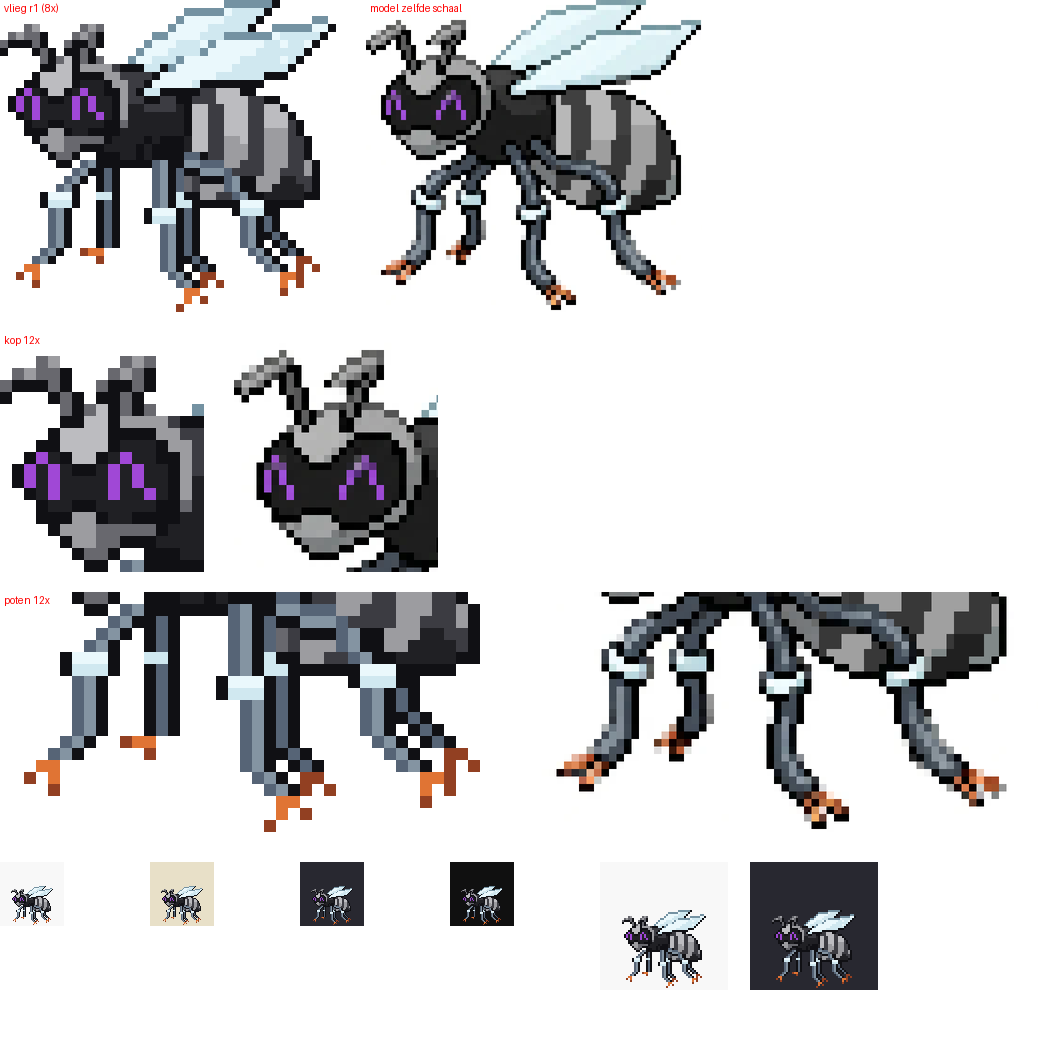

The Python source for this figure:
# vel.png: sprite 8x | model op dezelfde schaal 8x ; close-ups kop en poten 12x naast model ; 1x op licht en donker
import numpy as np; from PIL import Image, ImageDraw
from reduce_pal import PAL
S=1.6; X0,Y0=17,20
sp=Image.open('vlieg_r1.png'); sp.save('/tmp/_v.png',transparency=0); sp=Image.open('/tmp/_v.png').convert('RGBA')
o=np.loadtxt('vlieg_r1.txt',dtype=int); H,W=o.shape; ox=(64-W)//2; oy=63-H
nat=Image.open('natief.png').convert('RGB')
def modelcrop(i0,i1,j0,j1,Z):   # model-uitsnede die exact op spritecellen i0..i1, j0..j1 valt, Z px per cel
    F=10
    big=nat.resize((1000,1000),Image.NEAREST)
    box=(int((X0+i0*S)*F),int((Y0+j0*S)*F),int((X0+i1*S)*F),int((Y0+j1*S)*F))
    return big.crop(box).resize(((i1-i0)*Z,(j1-j0)*Z),Image.LANCZOS)
def spcrop(i0,i1,j0,j1,Z):
    a=np.array([(255,255,255)]+PAL[1:])[o[j0:j1,i0:i1]].astype('uint8')
    return Image.fromarray(a).resize(((i1-i0)*Z,(j1-j0)*Z),Image.NEAREST)
A=spcrop(0,W,0,H,8); B=modelcrop(0,W,0,H,8)
k1,k2=spcrop(0,17,1,21,12),modelcrop(0,17,1,21,12)
p1,p2=spcrop(0,W,19,H,12),modelcrop(0,W,19,H,12)
w=max(A.width*2+30, p1.width*2+30); h=A.height+20+k1.height+20+p1.height+20+200
v=Image.new('RGB',(w,h),'white'); d=ImageDraw.Draw(v); y=0
v.paste(A,(0,y)); v.paste(B,(A.width+30,y)); d.text((4,y+2),'vlieg r1 (8x)',fill=(255,0,0)); d.text((A.width+34,y+2),'model zelfde schaal',fill=(255,0,0)); y+=A.height+20
v.paste(k1,(0,y)); v.paste(k2,(k1.width+30,y)); d.text((4,y+2),'kop 12x',fill=(255,0,0)); y+=k1.height+20
v.paste(p1,(0,y)); v.paste(p2,(p1.width+30,y)); d.text((4,y+2),'poten 12x',fill=(255,0,0)); y+=p1.height+20
for k,bg in enumerate([(248,248,248),(232,224,200),(40,40,48),(16,16,16)]):
    t=Image.new('RGBA',(64,64),bg+(255,)); t.alpha_composite(sp); t2=t.resize((128,128),Image.NEAREST)
    v.paste(t.convert('RGB'),(k*150,y+10)); v.paste(t2.convert('RGB'),(k*150+10+0,y+70)) if False else None
for k,bg in enumerate([(248,248,248),(40,40,48)]):
    t=Image.new('RGBA',(64,64),bg+(255,)); t.alpha_composite(sp)
    v.paste(t.resize((128,128),Image.NEAREST).convert('RGB'),(600+k*150,y+10))
v.save('vel.png'); print(v.size)
